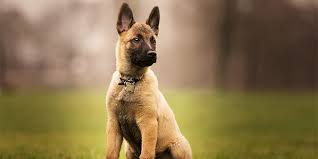
#> input picture YüzTanıma/OpenCV/Nesneler/Kopek2.jpg, 318 x 159 px, found by its file name
$ python dene7.py
#> lines starting #> are read from the running program, lines starting #| are printed output that depends on the picture
###DERECEYE GÖRE DÖNDÜRME###
import cv2
resim = cv2.imread("Nesneler/Kopek2.jpg")
#> resim is the input picture: shape (159, 318, 3); mean B, G, R 78.8, 117.2, 138.4
genislik= 600
yükseklik = 600
merkez_nokta=(genislik//2,yükseklik//2)
d = cv2.getRotationMatrix2D(merkez_nokta,10,1)
dondurme= cv2.warpAffine(resim,d,(genislik,yükseklik))
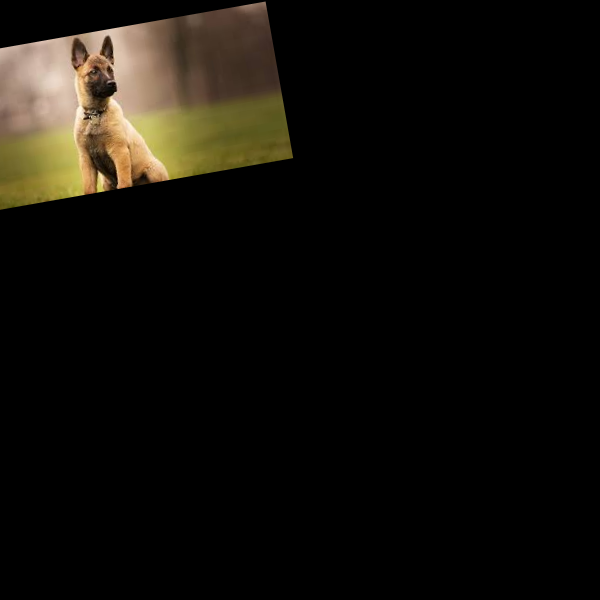
#> dondurme: shape (600, 600, 3); mean B, G, R 9.9, 14.8, 17.5
cv2.imshow("Dondurme",dondurme)
cv2.waitKey(0)

$ run again, with YüzTanıma/OpenCV/Nesneler/Kopek1.jpg copied over YüzTanıma/OpenCV/Nesneler/Kopek2.jpg
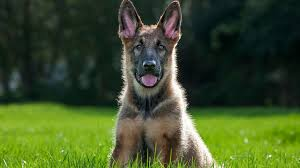
#> input picture YüzTanıma/OpenCV/Nesneler/Kopek1.jpg, 300 x 168 px, found by its file name
#> resim is the input picture: shape (168, 300, 3); mean B, G, R 41.3, 81, 63.4
#> `dondurme= cv2.warpAffine(resim,d,(genislik,yükseklik))`:
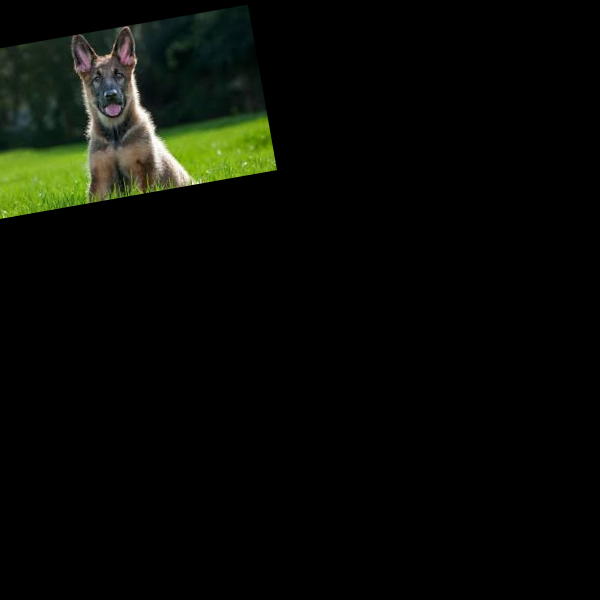
#> dondurme: shape (600, 600, 3); mean B, G, R 5.3, 10.2, 8

$ run again, with YüzTanıma/OpenCV/Nesneler/Kopek3.jpg copied over YüzTanıma/OpenCV/Nesneler/Kopek2.jpg
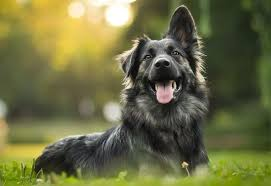
#> input picture YüzTanıma/OpenCV/Nesneler/Kopek3.jpg, 271 x 186 px, found by its file name
#> resim is the input picture: shape (186, 271, 3); mean B, G, R 66.4, 108.4, 107.6
#> `dondurme= cv2.warpAffine(resim,d,(genislik,yükseklik))`:
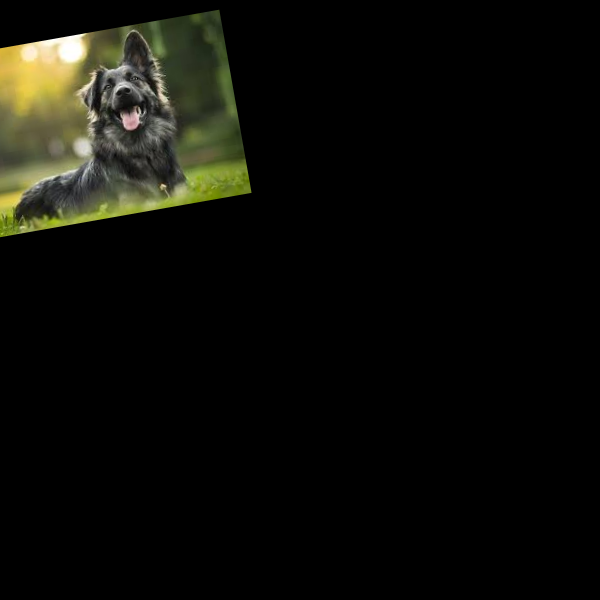
#> dondurme: shape (600, 600, 3); mean B, G, R 8.3, 13.1, 12.9
